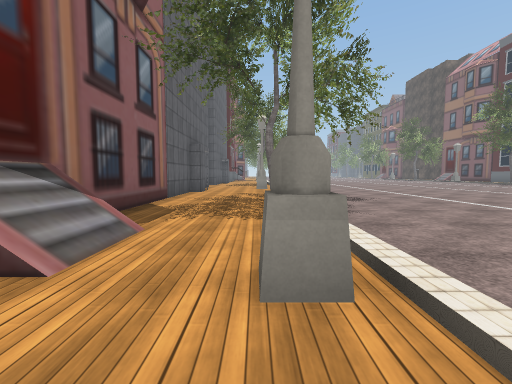
view 1 (above)

16 first-person views from a walk through a 3-D level made in the Unity game engine. The camera is 1.3 m above the floor, tilts 4° down and sees 90° across. The floor is counted in squares, 2 m on a side. Each view is taken from the middle of a square. On the plan, view 1 faces up. The plan holds only what a view shows up to about 9 squares ahead; the rest is blank. The place goes on beyond the plan. Some surface patterns are stand-ins.

view 2
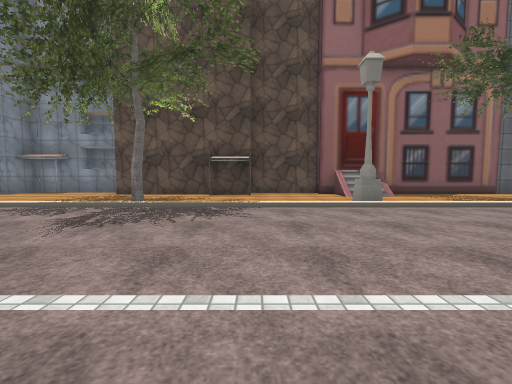

view 3
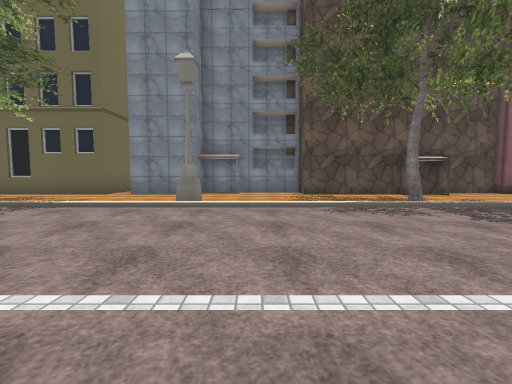

view 4
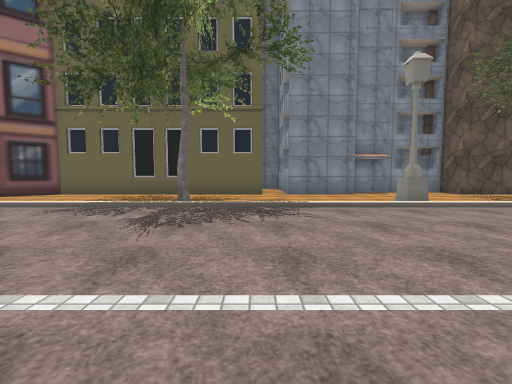

view 5
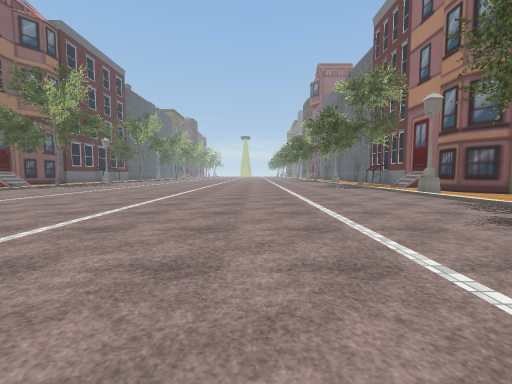

view 6
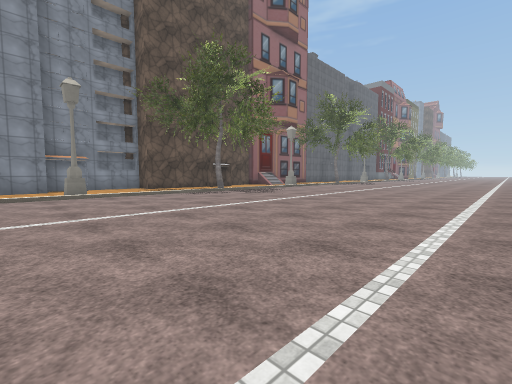

view 7
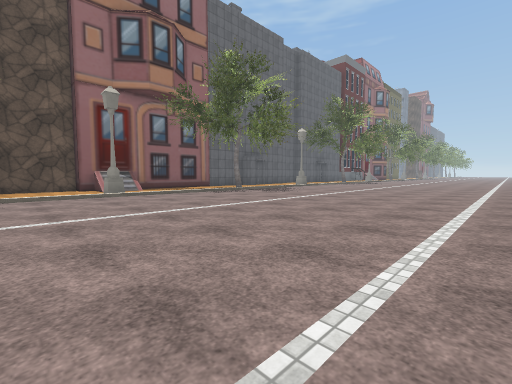

view 8
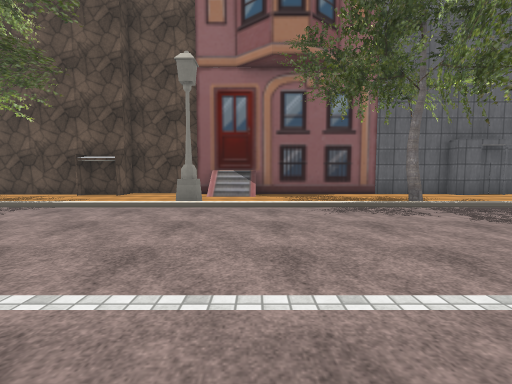

view 9
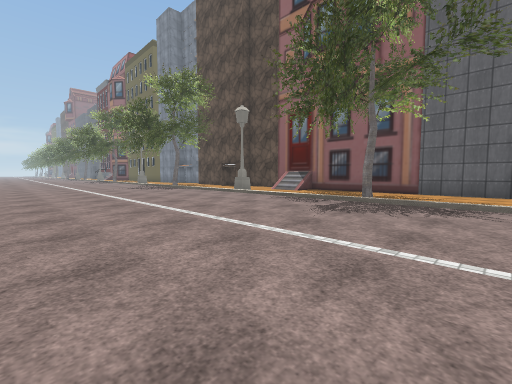

view 10
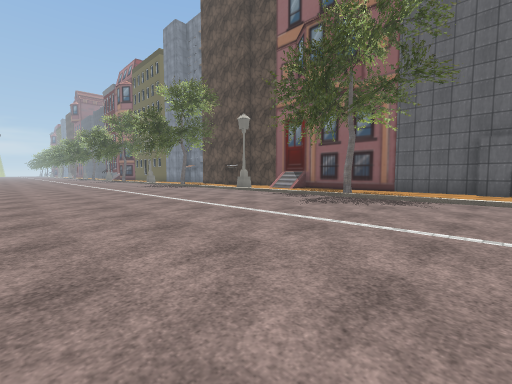

view 11
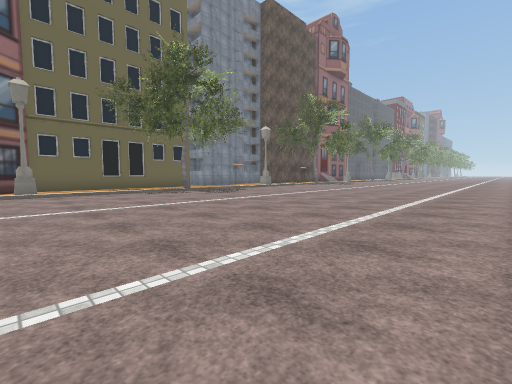

view 12
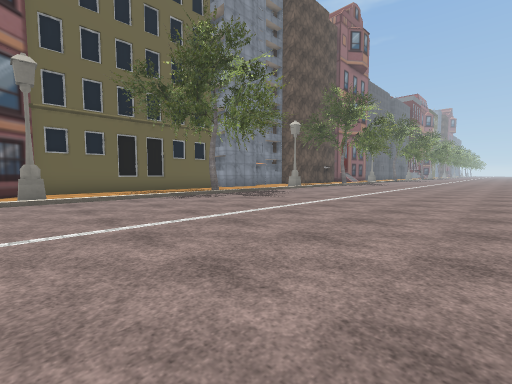

view 13
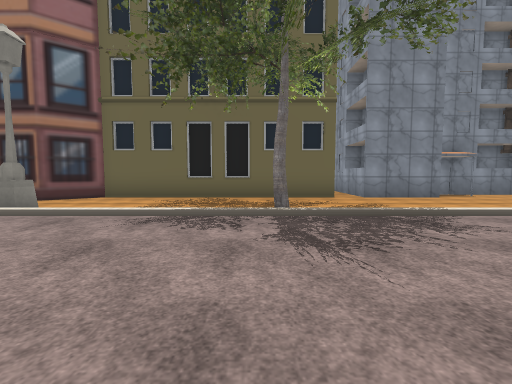

view 14
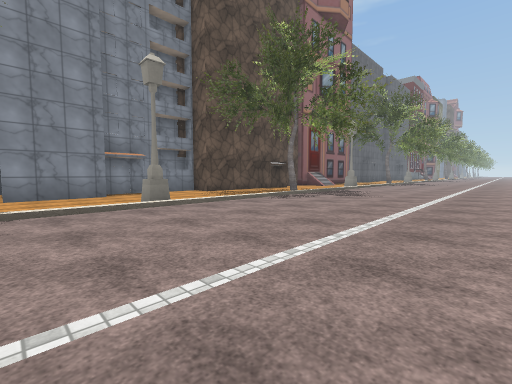

view 15
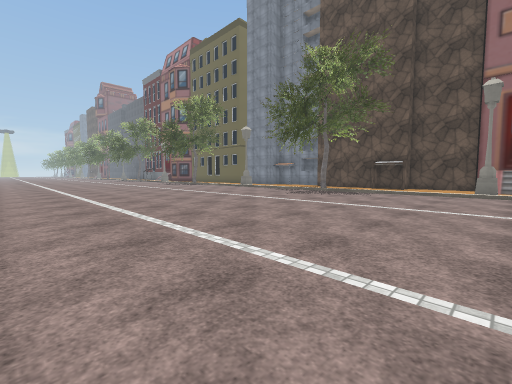

view 16
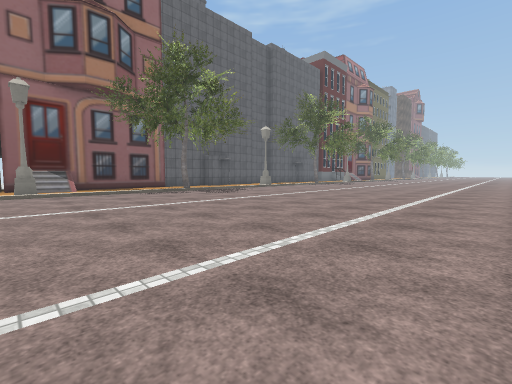

### Floor plan
Key: @ floor where view 1 was taken; # wall or solid block; . floor; / step, stairs or slope; ^ raised ledge; T tree; H house; L lamp.
Columns run from 5 left of view 1 to 14 right of it. Each row starts with its distance up from view 1.
 10   ##. /.........
  9   #.../.........
  8   #.../.........
  7   #...#.........
  6   #..T/.........
  5   #.../.........
  4   #.../.........
  3   #H../.........
  2   ^/.L/.........
  1 HHH.../.........
  0   #..@/.........
 -1   ##../.........
 -2   ##../.........
 -3   #... .........
 -4   #..T/.........
 -5   #.../.........
 -6   #.../.........
 -7   #.../.........
 -8   #..L/.........
 -9   ##../.........
-10   ##../.........
-11   ##../.........
-12   #.../.........
-13   #...#.........
-14   #..T/.........
-15   #.../..........
-16   #.../...........
-17   #.../............
-18   H..L/.............
-19    H. /.............

Positions as (right, up) in squares from view 1, and headings:
1: (0, 0), facing up
2: (6, -1), facing left
3: (6, -7), facing left
4: (6, -12), facing left
5: (6, -10), facing down
6: (9, -10), facing up-left
7: (9, -1), facing up-left
8: (6, 3), facing left
9: (7, 9), facing down-left
10: (8, 10), facing down-left
11: (10, -19), facing up-left
12: (8, -19), facing up-left
13: (5, -14), facing left
14: (6, -11), facing up-left
15: (10, 2), facing down-left
16: (10, 1), facing up-left
